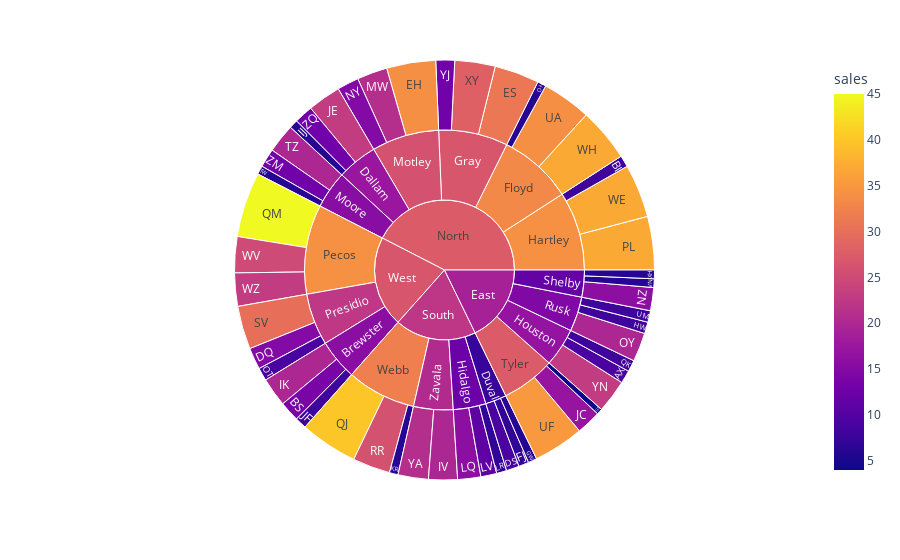

The code cell stored with this chart in its notebook:
### Code cell
# Add Sunburst

fig = px.sunburst(df_practice,
                  path=['region', 'county', 'salesperson'],
                  values='sales',
                  color='sales',
                  hover_name='calls'
                  )
fig.show()

### Figure 1 — Plotly figure (JSON) as saved in the notebook; plotly's stock layout.template omitted (floating-point values rounded to 4 significant figures)
{"data": [{"branchvalues": "total", "customdata": [[9], [8], [14], [15], [9], [34], [31], [7], [4], [6], [8], [6], [20], [20], [17], [23], [8], [6], [16], [7], [11], [21], [15], [16], [6], [9], [20], [37], [40], [8], [45], [26], [30], [6], [20], [34], [35], [8], [6], [37], [37], [25], [23], [6], [28], [21], [13], [23], [13], [13], [15.71], [17.48], [7.545], [33.26], [26.58], [34.17], [12.53], [16.85], [15.51], [26.03], [34.18], [22.33], [14.67], [11.71], [27.32], [32.11], [20.51], [19.12], [27.32], [22.16], [26.69]], "domain": {"x": [0, 1], "y": [0, 1]}, "hovertemplate": "<b>%{hovertext}</b><br><br>labels=%{label}<br>sales_sum=%{value}<br>parent=%{parent}<br>id=%{id}<br>sales=%{color}<extra></extra>", "hovertext": [42, 24, 33, 40, 42, 44, 49, 20, 30, 20, 20, 20, 33, 28, 21, 35, 20, 20, 41, 39, 21, 22, 35, 45, 31, 35, 40, 42, 46, 22, 48, 48, 45, 33, 33, 44, 49, 24, 29, 39, 44, 30, 37, 47, 31, 25, 35, 38, 21, 49, "(?)", "(?)", "(?)", "(?)", "(?)", "(?)", "(?)", "(?)", "(?)", "(?)", "(?)", "(?)", "(?)", "(?)", "(?)", "(?)", "(?)", "(?)", "(?)", "(?)", "(?)"], "ids": ["East/Houston/AX", "North/Hartley/BI", "West/Brewster/BS", "West/Presidio/DQ", "South/Duval/DS", "North/Motley/EH", "North/Gray/ES", "South/Duval/FJ", "East/Tyler/GT", "South/Duval/GW", "East/Rusk/HW", "North/Dallam/IJ", "West/Brewster/IK", "South/Zavala/IV", "East/Tyler/JC", "North/Dallam/JE", "West/Brewster/JF", "South/Webb/KR", "South/Hidalgo/LQ", "South/Hidalgo/LR", "South/Hidalgo/LV", "North/Motley/MW", "North/Motley/NY", "East/Shelby/NZ", "North/Floyd/OH", "West/Presidio/OT", "East/Rusk/OY", "North/Hartley/PL", "South/Webb/QJ", "East/Houston/QK", "West/Pecos/QM", "South/Webb/RR", "West/Presidio/SV", "North/Moore/TW", "North/Moore/TZ", "North/Floyd/UA", "East/Tyler/UF", "East/Rusk/UM", "East/Shelby/VN", "North/Hartley/WE", "North/Floyd/WH", "West/Pecos/WV", "West/Pecos/WZ", "East/Shelby/XH", "North/Gray/XY", "South/Zavala/YA", "North/Gray/YJ", "East/Houston/YN", "North/Moore/ZM", "North/Dallam/ZQ", "West/Brewster", "North/Dallam", "South/Duval", "North/Floyd", "North/Gray", "North/Hartley", "South/Hidalgo", "East/Houston", "North/Moore", "North/Motley", "West/Pecos", "West/Presidio", "East/Rusk", "East/Shelby", "East/Tyler", "South/Webb", "South/Zavala", "East", "North", "South", "West"], "labels": ["AX", "BI", "BS", "DQ", "DS", "EH", "ES", "FJ", "GT", "GW", "HW", "IJ", "IK", "IV", "JC", "JE", "JF", "KR", "LQ", "LR", "LV", "MW", "NY", "NZ", "OH", "OT", "OY", "PL", "QJ", "QK", "QM", "RR", "SV", "TW", "TZ", "UA", "UF", "UM", "VN", "WE", "WH", "WV", "WZ", "XH", "XY", "YA", "YJ", "YN", "ZM", "ZQ", "Brewster", "Dallam", "Duval", "Floyd", "Gray", "Hartley", "Hidalgo", "Houston", "Moore", "Motley", "Pecos", "Presidio", "Rusk", "Shelby", "Tyler", "Webb", "Zavala", "East", "North", "South", "West"], "marker": {"coloraxis": "coloraxis", "colors": [9, 8, 14, 15, 9, 34, 31, 7, 4, 6, 8, 6, 20, 20, 17, 23, 8, 6, 16, 7, 11, 21, 15, 16, 6, 9, 20, 37, 40, 8, 45, 26, 30, 6, 20, 34, 35, 8, 6, 37, 37, 25, 23, 6, 28, 21, 13, 23, 13, 13, 15.71, 17.48, 7.545, 33.26, 26.58, 34.17, 12.53, 16.85, 15.51, 26.03, 34.18, 22.33, 14.67, 11.71, 27.32, 32.11, 20.51, 19.12, 27.32, 22.16, 26.69]}, "name": "", "parents": ["East/Houston", "North/Hartley", "West/Brewster", "West/Presidio", "South/Duval", "North/Motley", "North/Gray", "South/Duval", "East/Tyler", "South/Duval", "East/Rusk", "North/Dallam", "West/Brewster", "South/Zavala", "East/Tyler", "North/Dallam", "West/Brewster", "South/Webb", "South/Hidalgo", "South/Hidalgo", "South/Hidalgo", "North/Motley", "North/Motley", "East/Shelby", "North/Floyd", "West/Presidio", "East/Rusk", "North/Hartley", "South/Webb", "East/Houston", "West/Pecos", "South/Webb", "West/Presidio", "North/Moore", "North/Moore", "North/Floyd", "East/Tyler", "East/Rusk", "East/Shelby", "North/Hartley", "North/Floyd", "West/Pecos", "West/Pecos", "East/Shelby", "North/Gray", "South/Zavala", "North/Gray", "East/Houston", "North/Moore", "North/Dallam", "West", "North", "South", "North", "North", "North", "South", "East", "North", "North", "West", "West", "East", "East", "East", "South", "South", "", "", "", ""], "type": "sunburst", "values": [9, 8, 14, 15, 9, 34, 31, 7, 4, 6, 8, 6, 20, 20, 17, 23, 8, 6, 16, 7, 11, 21, 15, 16, 6, 9, 20, 37, 40, 8, 45, 26, 30, 6, 20, 34, 35, 8, 6, 37, 37, 25, 23, 6, 28, 21, 13, 23, 13, 13, 42, 42, 22, 77, 72, 82, 34, 40, 39, 70, 93, 54, 36, 28, 56, 72, 41, 160, 382, 169, 189]}], "layout": {"coloraxis": {"colorbar": {"title": {"text": "sales"}}, "colorscale": [[0, "#0d0887"], [0.1111, "#46039f"], [0.2222, "#7201a8"], [0.3333, "#9c179e"], [0.4444, "#bd3786"], [0.5556, "#d8576b"], [0.6667, "#ed7953"], [0.7778, "#fb9f3a"], [0.8889, "#fdca26"], [1, "#f0f921"]]}, "legend": {"tracegroupgap": 0}, "margin": {"t": 60}}}
